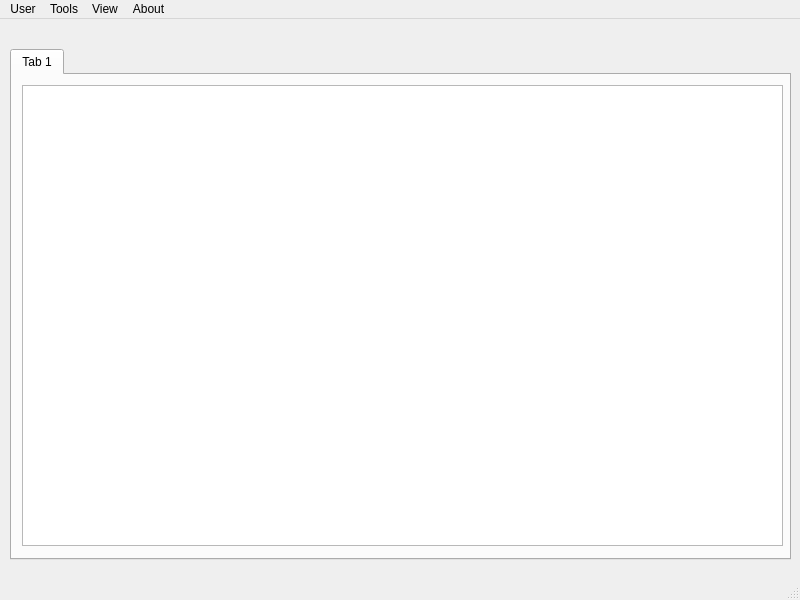
<?xml version="1.0" encoding="UTF-8"?>
<ui version="4.0">
 <class>MainMenu</class>
 <widget class="QMainWindow" name="MainMenu">
  <property name="geometry">
   <rect>
    <x>0</x>
    <y>0</y>
    <width>800</width>
    <height>600</height>
   </rect>
  </property>
  <property name="windowTitle">
   <string>MainWindow</string>
  </property>
  <widget class="QWidget" name="centralwidget">
   <widget class="QTabWidget" name="tabWidget">
    <property name="geometry">
     <rect>
      <x>10</x>
      <y>30</y>
      <width>781</width>
      <height>511</height>
     </rect>
    </property>
    <property name="currentIndex">
     <number>0</number>
    </property>
    <widget class="QWidget" name="tab">
     <attribute name="title">
      <string>Tab 1</string>
     </attribute>
     <widget class="QTableView" name="tableView">
      <property name="geometry">
       <rect>
        <x>10</x>
        <y>10</y>
        <width>761</width>
        <height>461</height>
       </rect>
      </property>
     </widget>
    </widget>
   </widget>
  </widget>
  <widget class="QMenuBar" name="menubar">
   <property name="geometry">
    <rect>
     <x>0</x>
     <y>0</y>
     <width>800</width>
     <height>22</height>
    </rect>
   </property>
   <widget class="QMenu" name="menuUser">
    <property name="title">
     <string>User</string>
    </property>
    <addaction name="actionLogout"/>
    <addaction name="actionPreferences"/>
   </widget>
   <widget class="QMenu" name="menuTools">
    <property name="title">
     <string>Tools</string>
    </property>
    <addaction name="actionAdd_Project"/>
    <addaction name="actionRemove_Project"/>
   </widget>
   <widget class="QMenu" name="menuView">
    <property name="title">
     <string>View</string>
    </property>
   </widget>
   <widget class="QMenu" name="menuAbout">
    <property name="title">
     <string>About</string>
    </property>
   </widget>
   <addaction name="menuUser"/>
   <addaction name="menuTools"/>
   <addaction name="menuView"/>
   <addaction name="menuAbout"/>
  </widget>
  <widget class="QStatusBar" name="statusbar"/>
  <action name="actionLogout">
   <property name="text">
    <string>Logout</string>
   </property>
  </action>
  <action name="actionPreferences">
   <property name="text">
    <string>Preferences</string>
   </property>
  </action>
  <action name="actionAdd_Project">
   <property name="text">
    <string>Add Project</string>
   </property>
  </action>
  <action name="actionRemove_Project">
   <property name="text">
    <string>Remove Project</string>
   </property>
  </action>
 </widget>
 <resources/>
 <connections/>
</ui>
